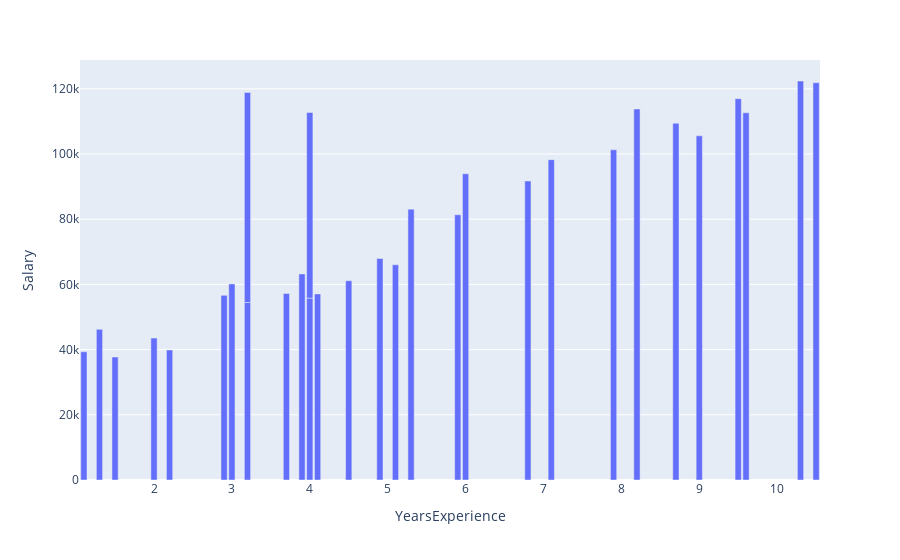

Notebook code for this chart:
### Code cell
fig=px.bar(salary,salary['YearsExperience'],salary['Salary'])
fig.show()

### Figure 1 — Plotly figure (JSON) as saved in the notebook; plotly's stock layout.template omitted (floating-point values rounded to 4 significant figures)
{"data": [{"alignmentgroup": "True", "hovertemplate": "YearsExperience=%{x}<br>Salary=%{y}<extra></extra>", "legendgroup": "", "marker": {"color": "#636efa", "pattern": {"shape": ""}}, "name": "", "offsetgroup": "", "orientation": "v", "showlegend": false, "textposition": "auto", "type": "bar", "x": [1.1, 1.3, 1.5, 2, 2.2, 2.9, 3, 3.2, 3.2, 3.7, 3.9, 4, 4, 4.1, 4.5, 4.9, 5.1, 5.3, 5.9, 6, 6.8, 7.1, 7.9, 8.2, 8.7, 9, 9.5, 9.6, 10.3, 10.5], "xaxis": "x", "y": [39343, 46205, 37731, 43525, 39891, 56642, 60150, 54445, 64445, 57189, 63218, 55794, 56957, 57081, 61111, 67938, 66029, 83088, 81363, 93940, 91738, 98273, 101302, 113812, 109431, 105582, 116969, 112635, 122391, 121872], "yaxis": "y"}], "layout": {"barmode": "relative", "legend": {"tracegroupgap": 0}, "margin": {"t": 60}, "xaxis": {"anchor": "y", "domain": [0, 1], "title": {"text": "YearsExperience"}}, "yaxis": {"anchor": "x", "domain": [0, 1], "title": {"text": "Salary"}}}}
